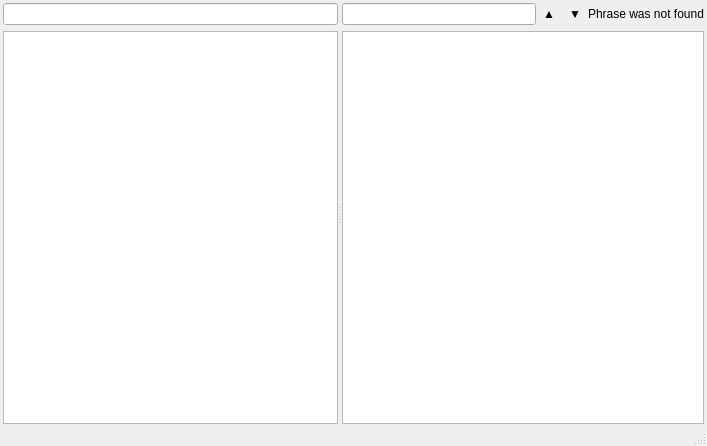
<?xml version="1.0" encoding="UTF-8"?>
<ui version="4.0">
 <class>ArchiveViewWindowClass</class>
 <widget class="QMainWindow" name="ArchiveViewWindowClass">
  <property name="geometry">
   <rect>
    <x>0</x>
    <y>0</y>
    <width>707</width>
    <height>446</height>
   </rect>
  </property>
  <widget class="QWidget" name="centralWidget">
   <layout class="QVBoxLayout" name="verticalLayout_4">
    <property name="leftMargin">
     <number>3</number>
    </property>
    <property name="topMargin">
     <number>3</number>
    </property>
    <property name="rightMargin">
     <number>3</number>
    </property>
    <property name="bottomMargin">
     <number>0</number>
    </property>
    <item>
     <widget class="QSplitter" name="sprSplitter">
      <property name="orientation">
       <enum>Qt::Horizontal</enum>
      </property>
      <property name="childrenCollapsible">
       <bool>false</bool>
      </property>
      <widget class="QWidget" name="wdtHeaders" native="true">
       <layout class="QVBoxLayout" name="verticalLayout">
        <property name="margin">
         <number>0</number>
        </property>
        <item>
         <widget class="QWidget" name="wdtArchiveSearch" native="true">
          <layout class="QHBoxLayout" name="horizontalLayout_3">
           <property name="margin">
            <number>0</number>
           </property>
           <item>
            <widget class="SearchLineEdit" name="lneArchiveSearch"/>
           </item>
          </layout>
         </widget>
        </item>
        <item>
         <widget class="ArchiveViewTreeView" name="trvHeaders">
          <property name="contextMenuPolicy">
           <enum>Qt::CustomContextMenu</enum>
          </property>
          <property name="editTriggers">
           <set>QAbstractItemView::NoEditTriggers</set>
          </property>
          <property name="selectionMode">
           <enum>QAbstractItemView::ExtendedSelection</enum>
          </property>
          <property name="indentation">
           <number>10</number>
          </property>
          <property name="uniformRowHeights">
           <bool>true</bool>
          </property>
          <property name="sortingEnabled">
           <bool>true</bool>
          </property>
          <property name="allColumnsShowFocus">
           <bool>true</bool>
          </property>
          <property name="headerHidden">
           <bool>true</bool>
          </property>
         </widget>
        </item>
       </layout>
      </widget>
      <widget class="QWidget" name="wdtMessages" native="true">
       <layout class="QVBoxLayout" name="verticalLayout_2">
        <property name="margin">
         <number>0</number>
        </property>
        <item>
         <widget class="QWidget" name="wdtTextSearch" native="true">
          <layout class="QHBoxLayout" name="horizontalLayout" stretch="5,0,0,2">
           <property name="spacing">
            <number>0</number>
           </property>
           <property name="margin">
            <number>0</number>
           </property>
           <item>
            <widget class="SearchLineEdit" name="lneTextSearch">
             <property name="sizePolicy">
              <sizepolicy hsizetype="Minimum" vsizetype="Fixed">
               <horstretch>0</horstretch>
               <verstretch>0</verstretch>
              </sizepolicy>
             </property>
            </widget>
           </item>
           <item>
            <widget class="QToolButton" name="tlbTextSearchPrev">
             <property name="text">
              <string notr="true">▲</string>
             </property>
             <property name="autoRepeat">
              <bool>true</bool>
             </property>
             <property name="toolButtonStyle">
              <enum>Qt::ToolButtonTextOnly</enum>
             </property>
             <property name="autoRaise">
              <bool>true</bool>
             </property>
            </widget>
           </item>
           <item>
            <widget class="QToolButton" name="tlbTextSearchNext">
             <property name="text">
              <string notr="true">▼</string>
             </property>
             <property name="autoRepeat">
              <bool>true</bool>
             </property>
             <property name="toolButtonStyle">
              <enum>Qt::ToolButtonTextOnly</enum>
             </property>
             <property name="autoRaise">
              <bool>true</bool>
             </property>
            </widget>
           </item>
           <item>
            <widget class="QLabel" name="lblTextSearchInfo">
             <property name="sizePolicy">
              <sizepolicy hsizetype="Expanding" vsizetype="Preferred">
               <horstretch>0</horstretch>
               <verstretch>0</verstretch>
              </sizepolicy>
             </property>
             <property name="text">
              <string notr="true">Phrase was not found</string>
             </property>
             <property name="alignment">
              <set>Qt::AlignRight|Qt::AlignTrailing|Qt::AlignVCenter</set>
             </property>
            </widget>
           </item>
          </layout>
         </widget>
        </item>
        <item>
         <widget class="AnimatedTextBrowser" name="tbrMessages">
          <property name="openExternalLinks">
           <bool>true</bool>
          </property>
         </widget>
        </item>
       </layout>
      </widget>
     </widget>
    </item>
   </layout>
  </widget>
  <widget class="QStatusBar" name="stbStatusBar"/>
 </widget>
 <layoutdefault spacing="6" margin="11"/>
 <customwidgets>
  <customwidget>
   <class>AnimatedTextBrowser</class>
   <extends>QTextBrowser</extends>
   <header location="global">utils/animatedtextbrowser.h</header>
  </customwidget>
  <customwidget>
   <class>SearchLineEdit</class>
   <extends>QLineEdit</extends>
   <header location="global">utils/searchlineedit.h</header>
  </customwidget>
  <customwidget>
   <class>ArchiveViewTreeView</class>
   <extends>QTreeView</extends>
   <header>archiveviewtreeview.h</header>
  </customwidget>
 </customwidgets>
 <tabstops>
  <tabstop>lneArchiveSearch</tabstop>
  <tabstop>tbrMessages</tabstop>
 </tabstops>
 <resources/>
 <connections/>
</ui>
